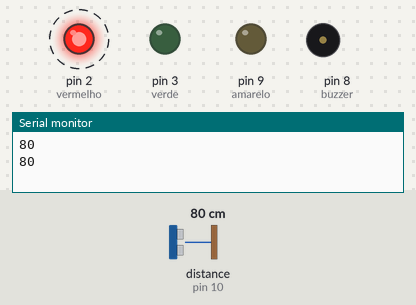
Simulated run of this sketch. Board: Arduino Uno, built with avr-gcc and run on an emulated ATmega328P. On the bench: output pins drawn as LEDs (lit = HIGH), buzzer (waves = sounding, pin HIGH), the last lines printed to the serial monitor. Wiring (inferred from the names in the program): ultrasonic range finder: trigger pin 12; echo pin 10. Dashed ring = blinking. Inputs (shaded band) come from the test bench; at power-on: distance to the obstacle (sensor on pin 10) 80 cm. The echo pulse lasts 58.3 µs per cm; pins used as bus, display or sensor lines are not drawn.

Above: at 0.91 s.
1.7 s: distance to the obstacle (sensor on pin 10) set to 118 cm
5.2 s: distance to the obstacle (sensor on pin 10) set to 125 cm
At 5.34 s:
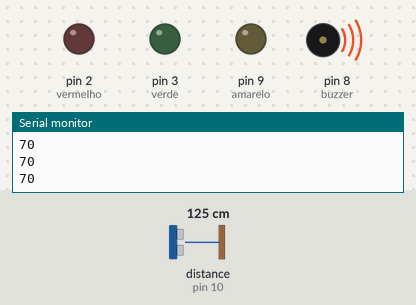
At 6.0 s:
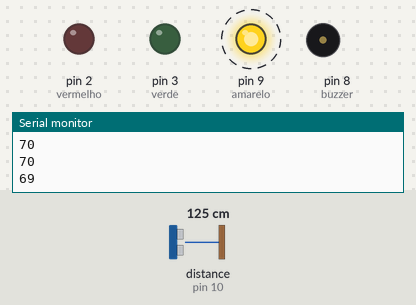
8.9 s: distance to the obstacle (sensor on pin 10) set to 197 cm
12.4 s: distance to the obstacle (sensor on pin 10) set to 206 cm
At 13.5 s:
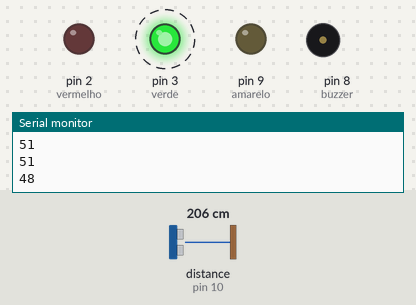
Timing chart, 0 to 17.1 s (numbered marks = the images above; inputs shaded):
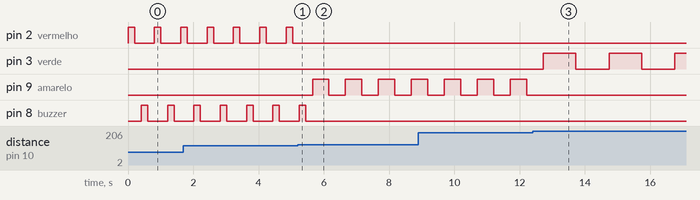

The sketch:

monitor_enchente.ino
```cpp
int cm = 0;
#define vermelho 2
#define amarelo 9
#define verde 3
#define buzzer 8
const int seguro = 2;
const int atencao = 50;
const int alerta = 70;
const int critico = 91;
void setup()
{
    pinMode(12, OUTPUT); // trigger
    pinMode(10, INPUT); // ECHO
  	pinMode(vermelho, OUTPUT);
  	pinMode(amarelo, OUTPUT);
  	pinMode(verde, OUTPUT);
  	pinMode(buzzer, OUTPUT);
  	Serial.begin(9600);
}

void loop()
{

  digitalWrite(12, LOW);
  delayMicroseconds(2);

  digitalWrite(12, HIGH);
  delayMicroseconds(10);
  digitalWrite(12, LOW);

  cm = pulseIn(10, HIGH);

  cm = cm/58;

  cm = map(cm, 400, 2, 0, 100);

  bool estadoSeguro   = (cm >= seguro  && cm < atencao);
  bool estadoAtencao  = (cm >= atencao && cm < alerta);
  bool estadoAlerta   = (cm >= alerta  && cm < critico);
  bool estadoCritico  = (cm >= critico && cm <= 100);

  Serial.println(cm);

  if(cm >= seguro && cm < atencao){
   digitalWrite(verde, HIGH);
   delay(1000);
   digitalWrite(verde, LOW);
    delay(1000);
   digitalWrite(buzzer, LOW);
     digitalWrite(amarelo, LOW);
      digitalWrite(vermelho, LOW);
  }

  if(cm >= atencao && cm < alerta){
    digitalWrite(amarelo, HIGH);
    delay(500);
    digitalWrite(amarelo, LOW);
    delay(500);
    digitalWrite(buzzer, LOW);
    digitalWrite(verde, LOW);
    digitalWrite(vermelho, LOW);
  }
    if(cm >= alerta && cm < critico){
      digitalWrite(vermelho, HIGH);
        delay(200);
        digitalWrite(vermelho, LOW);
        delay(200);
      	digitalWrite(buzzer, HIGH);
         delay(200);
      digitalWrite(buzzer, LOW);
      delay(200);
      digitalWrite(verde, LOW);
      digitalWrite(amarelo, LOW);
    }

      if( cm >=critico && cm <= 100){
      digitalWrite(vermelho, HIGH);
        delay(100);
        digitalWrite(vermelho, LOW);
        delay(100);
      	digitalWrite(buzzer, HIGH);
         delay(100);
      digitalWrite(buzzer, LOW);
      delay(100);
      digitalWrite(verde, LOW);
      digitalWrite(amarelo, LOW);


      }


  }
```

Measured:
- the behaviour switches between 121 and 122 cm on distance to the obstacle (sensor on pin 10) (found by bisection; images 0 and 1)
- the behaviour switches between 201 and 202 cm on distance to the obstacle (sensor on pin 10) (found by bisection; images 2 and 3)
- after the input at 5.2 s, pin 2 (vermelho): stops changing and stays LOW; pin 9 (amarelo): alternates HIGH for 0.50 s and LOW for 0.51 s, starting after 0.45 s; pin 8 (buzzer): goes on until 5.4 s, then stays LOW
- after the input at 12.4 s, pin 3 (verde): alternates HIGH for 1.0 s and LOW for 1.0 s, starting after 0.33 s; pin 9 (amarelo): stops changing and stays LOW
- by itself, pin 2 (vermelho), pin 8 (buzzer): alternates HIGH for 0.20 s and LOW for 0.61 s
